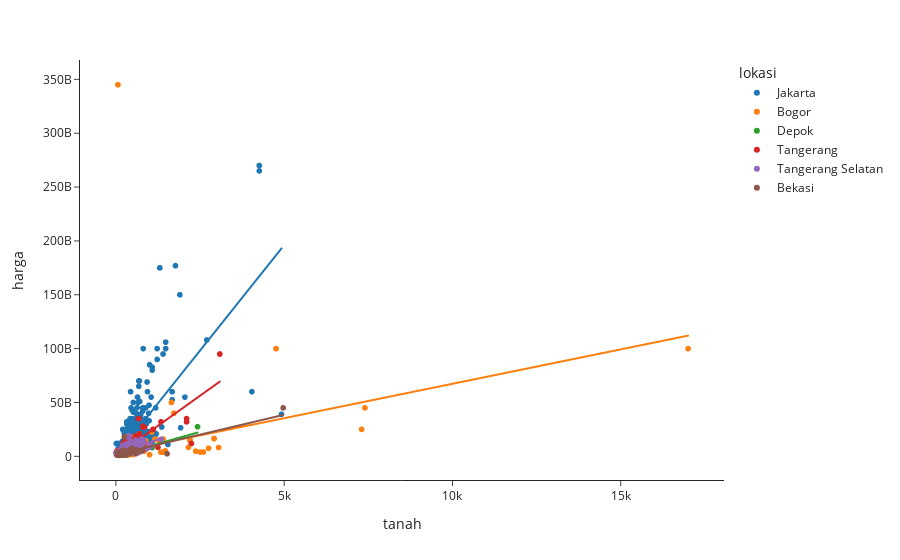

Source (notebook cell):
### Code cell
fig = px.scatter(df, x='tanah', y='harga', color="lokasi",  trendline='ols')
fig.show()

### Figure 1 — Plotly figure (JSON) as saved in the notebook; plotly's stock layout.template omitted (floating-point values rounded to 4 significant figures; data arrays with more than 128 entries replaced by an {"elided": "..."} marker saying what was removed)
{"data": [{"hovertemplate": "lokasi=Jakarta<br>tanah=%{x}<br>harga=%{y}<extra></extra>", "legendgroup": "Jakarta", "marker": {"color": "#1F77B4", "symbol": "circle"}, "mode": "markers", "name": "Jakarta", "showlegend": true, "type": "scattergl", "x": {"elided": "984 int values"}, "xaxis": "x", "y": {"elided": "984 int values"}, "yaxis": "y"}, {"hovertemplate": "<b>OLS trendline</b><br>harga = 3.9178e+07 * tanah + 3.0075e+08<br>R<sup>2</sup>=0.564027<br><br>lokasi=Jakarta<br>tanah=%{x}<br>harga=%{y} <b>(trend)</b><extra></extra>", "legendgroup": "Jakarta", "marker": {"color": "#1F77B4", "symbol": "circle"}, "mode": "lines", "name": "Jakarta", "showlegend": false, "type": "scattergl", "x": {"elided": "984 int values"}, "xaxis": "x", "y": {"elided": "984 float values"}, "yaxis": "y"}, {"hovertemplate": "lokasi=Bogor<br>tanah=%{x}<br>harga=%{y}<extra></extra>", "legendgroup": "Bogor", "marker": {"color": "#FF7F0E", "symbol": "circle"}, "mode": "markers", "name": "Bogor", "showlegend": true, "type": "scattergl", "x": {"elided": "712 int values"}, "xaxis": "x", "y": {"elided": "712 int values"}, "yaxis": "y"}, {"hovertemplate": "<b>OLS trendline</b><br>harga = 6.38931e+06 * tanah + 3.45655e+09<br>R<sup>2</sup>=0.138116<br><br>lokasi=Bogor<br>tanah=%{x}<br>harga=%{y} <b>(trend)</b><extra></extra>", "legendgroup": "Bogor", "marker": {"color": "#FF7F0E", "symbol": "circle"}, "mode": "lines", "name": "Bogor", "showlegend": false, "type": "scattergl", "x": {"elided": "712 int values"}, "xaxis": "x", "y": {"elided": "712 float values"}, "yaxis": "y"}, {"hovertemplate": "lokasi=Depok<br>tanah=%{x}<br>harga=%{y}<extra></extra>", "legendgroup": "Depok", "marker": {"color": "#2CA02C", "symbol": "circle"}, "mode": "markers", "name": "Depok", "showlegend": true, "type": "scattergl", "x": {"elided": "517 int values"}, "xaxis": "x", "y": {"elided": "517 int values"}, "yaxis": "y"}, {"hovertemplate": "<b>OLS trendline</b><br>harga = 8.75325e+06 * tanah + 8.46037e+08<br>R<sup>2</sup>=0.842890<br><br>lokasi=Depok<br>tanah=%{x}<br>harga=%{y} <b>(trend)</b><extra></extra>", "legendgroup": "Depok", "marker": {"color": "#2CA02C", "symbol": "circle"}, "mode": "lines", "name": "Depok", "showlegend": false, "type": "scattergl", "x": {"elided": "517 int values"}, "xaxis": "x", "y": {"elided": "517 float values"}, "yaxis": "y"}, {"hovertemplate": "lokasi=Tangerang<br>tanah=%{x}<br>harga=%{y}<extra></extra>", "legendgroup": "Tangerang", "marker": {"color": "#D62728", "symbol": "circle"}, "mode": "markers", "name": "Tangerang", "showlegend": true, "type": "scattergl", "x": {"elided": "865 int values"}, "xaxis": "x", "y": {"elided": "865 int values"}, "yaxis": "y"}, {"hovertemplate": "<b>OLS trendline</b><br>harga = 2.2341e+07 * tanah + 4.17222e+08<br>R<sup>2</sup>=0.719384<br><br>lokasi=Tangerang<br>tanah=%{x}<br>harga=%{y} <b>(trend)</b><extra></extra>", "legendgroup": "Tangerang", "marker": {"color": "#D62728", "symbol": "circle"}, "mode": "lines", "name": "Tangerang", "showlegend": false, "type": "scattergl", "x": {"elided": "865 int values"}, "xaxis": "x", "y": {"elided": "865 float values"}, "yaxis": "y"}, {"hovertemplate": "lokasi=Tangerang Selatan<br>tanah=%{x}<br>harga=%{y}<extra></extra>", "legendgroup": "Tangerang Selatan", "marker": {"color": "#9467BD", "symbol": "circle"}, "mode": "markers", "name": "Tangerang Selatan", "showlegend": true, "type": "scattergl", "x": {"elided": "837 int values"}, "xaxis": "x", "y": {"elided": "837 int values"}, "yaxis": "y"}, {"hovertemplate": "<b>OLS trendline</b><br>harga = 1.11917e+07 * tanah + 1.59595e+09<br>R<sup>2</sup>=0.468430<br><br>lokasi=Tangerang Selatan<br>tanah=%{x}<br>harga=%{y} <b>(trend)</b><extra></extra>", "legendgroup": "Tangerang Selatan", "marker": {"color": "#9467BD", "symbol": "circle"}, "mode": "lines", "name": "Tangerang Selatan", "showlegend": false, "type": "scattergl", "x": {"elided": "837 int values"}, "xaxis": "x", "y": {"elided": "837 float values"}, "yaxis": "y"}, {"hovertemplate": "lokasi=Bekasi<br>tanah=%{x}<br>harga=%{y}<extra></extra>", "legendgroup": "Bekasi", "marker": {"color": "#8C564B", "symbol": "circle"}, "mode": "markers", "name": "Bekasi", "showlegend": true, "type": "scattergl", "x": {"elided": "675 int values"}, "xaxis": "x", "y": {"elided": "675 int values"}, "yaxis": "y"}, {"hovertemplate": "<b>OLS trendline</b><br>harga = 7.39788e+06 * tanah + 1.63447e+09<br>R<sup>2</sup>=0.637784<br><br>lokasi=Bekasi<br>tanah=%{x}<br>harga=%{y} <b>(trend)</b><extra></extra>", "legendgroup": "Bekasi", "marker": {"color": "#8C564B", "symbol": "circle"}, "mode": "lines", "name": "Bekasi", "showlegend": false, "type": "scattergl", "x": {"elided": "675 int values"}, "xaxis": "x", "y": {"elided": "675 float values"}, "yaxis": "y"}], "layout": {"legend": {"title": {"text": "lokasi"}, "tracegroupgap": 0}, "margin": {"t": 60}, "xaxis": {"anchor": "y", "domain": [0, 1], "title": {"text": "tanah"}}, "yaxis": {"anchor": "x", "domain": [0, 1], "title": {"text": "harga"}}}}
